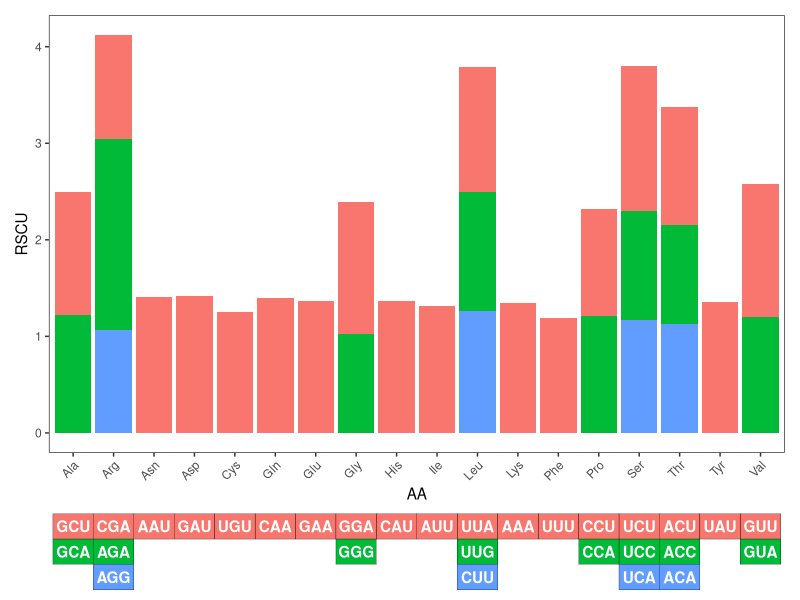
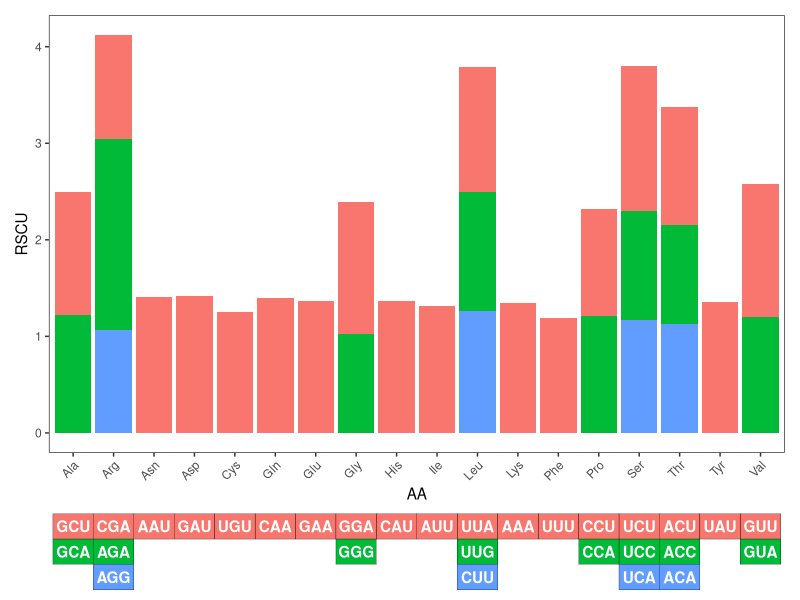

R code for these plots, in order:
library(ggplot2)
library(tidyverse) # Tidyverse to manipulate data
#install.packages("patchwork")
library(patchwork) # Patchwork to arrange plots

# Example Data
dat=data.frame(Codon=c("UUU","UUA","UUG","CUU","AUU","GUU","GUA","UCU","UCC","UCA","CCU","CCA","ACU","ACC","ACA","GCU","GCA","UAU","CAU","CAA","AAU","AAA","GAU","GAA","UGU","CGA","AGA","AGG","GGA","GGG"),
               RSCU=c(1.19,1.30,1.23,1.26,1.31,1.38,1.20,1.50,1.13,1.17,1.11,1.21,1.23,
                      1.02,1.13,1.27,1.22,1.36,1.37,1.40,1.41,1.35,1.42,1.37,1.25,1.08,1.97,1.07,
                      1.37,1.02),AA=c("Phe","Leu","Leu","Leu","Ile","Val","Val","Ser","Ser","Ser","Pro","Pro","Thr","Thr","Thr","Ala","Ala","Tyr","His","Gln","Asn","Lys","Asp","Glu","Cys","Arg","Arg","Arg","Gly","Gly"))
# Create a column for fill colour
dat$Col=1
# This populates the Col column with unique values for each codon coding an amino. Each value is a color, therefore all aminos will share the same values but the codons will be different.
dat=dat %>% group_by(AA) %>% mutate(Col = lag(cumsum(Col), default = 0)) %>% mutate(Col =as.factor(Col))
# Create bar plot
p0=ggplot(data=dat, aes(x=AA, y=RSCU, fill=Col))+geom_bar(stat='identity')+theme_minimal()+theme(axis.title.x=element_blank(),legend.position="top")+
  theme_test()+
  theme(legend.position = "none",
        axis.text.x = element_text(angle=45, hjust=1))
# Create tile plot
p1=ggplot(data=dat)+geom_tile(aes(x=AA, y=fct_rev(Col),fill=Col),col="black")+geom_text(aes(x=AA, y=Col,label=Codon),col="white", fontface = "bold") +theme_void()+theme(legend.position="none")

#Combine both plots in a single plot
p=p0/p1

#Set plot size. The ratio here is 7:1. The bar plot is 7 times the height of the tile plot
p=p+plot_layout(heights = c(7, 1.3))
p

ggsave("ArnauchoSupano.pdf",p)

